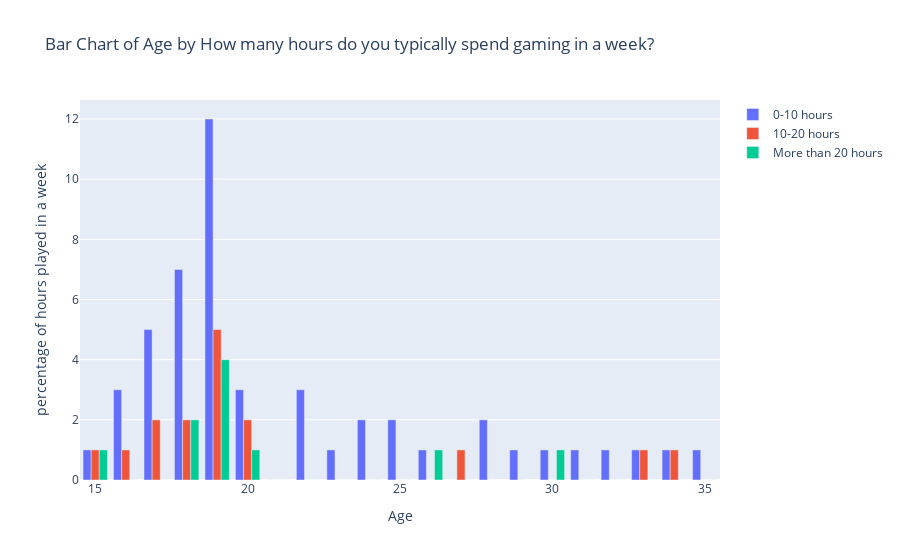

Source (notebook cell):
### Markdown cell above
<div 
style="
/* color:white;
background-color:#141414; */
color:black;
background-color:#d9d9d9;
border-radius:10px;
padding:1%;
font-size:1em;
border: 1px solid #3f37c9;
"> 
🔎 <b>We can see that:</b>
<ul>
    <li>we have no outliars.</li>
</ul></div>

### Code cell
age_col = df_coloumns[0]  # Age column
hours_col = df_coloumns[4]  # hours column

# Group by Age and hours, and count the percentage of occurrences
hours_counts = df.groupby([age_col, hours_col]).size().fillna(0).unstack()
hours_counts = (hours_counts*100)//df.shape[0]

# Create the figure
fig = go.Figure()

# Add bars for each hours as separate traces, creating a stacked effect
for hours in hours_counts.columns:
    fig.add_trace(
        go.Bar(
            x=hours_counts.index,
            y=hours_counts[hours],
            name=str(hours)
        )
    )

# Update layout with stacked option
fig.update_layout(
    title_text=f'Bar Chart of {age_col} by {hours_col}',
    xaxis_title='Age',
    yaxis_title='percentage of hours played in a week',
    hovermode='x',  # Enable hover interaction

)

fig.show()

### Figure 1 — Plotly figure (JSON) as saved in the notebook; plotly's stock layout.template omitted (floating-point values rounded to 4 significant figures)
{"data": [{"name": "0-10 hours", "type": "bar", "x": [15, 16, 17, 18, 19, 20, 21, 22, 23, 24, 25, 26, 27, 28, 29, 30, 31, 32, 33, 34, 35], "y": [1, 3, 5, 7, 12, 3, 0, 3, 1, 2, 2, 1, 0, 2, 1, 1, 1, 1, 1, 1, 1]}, {"name": "10-20 hours", "type": "bar", "x": [15, 16, 17, 18, 19, 20, 21, 22, 23, 24, 25, 26, 27, 28, 29, 30, 31, 32, 33, 34, 35], "y": [1, 1, 2, 2, 5, 2, 0, 0, 0, 0, 0, 0, 1, 0, 0, 0, 0, 0, 1, 1, 0]}, {"name": "More than 20 hours", "type": "bar", "x": [15, 16, 17, 18, 19, 20, 21, 22, 23, 24, 25, 26, 27, 28, 29, 30, 31, 32, 33, 34, 35], "y": [1, 0, 0, 2, 4, 1, 0, 0, 0, 0, 0, 1, 0, null, null, 1, 0, 0, 0, 0, 0]}], "layout": {"hovermode": "x", "title": {"text": "Bar Chart of Age by How many hours do you typically spend gaming in a week?"}, "xaxis": {"title": {"text": "Age"}}, "yaxis": {"title": {"text": "percentage of hours played in a week"}}}}
